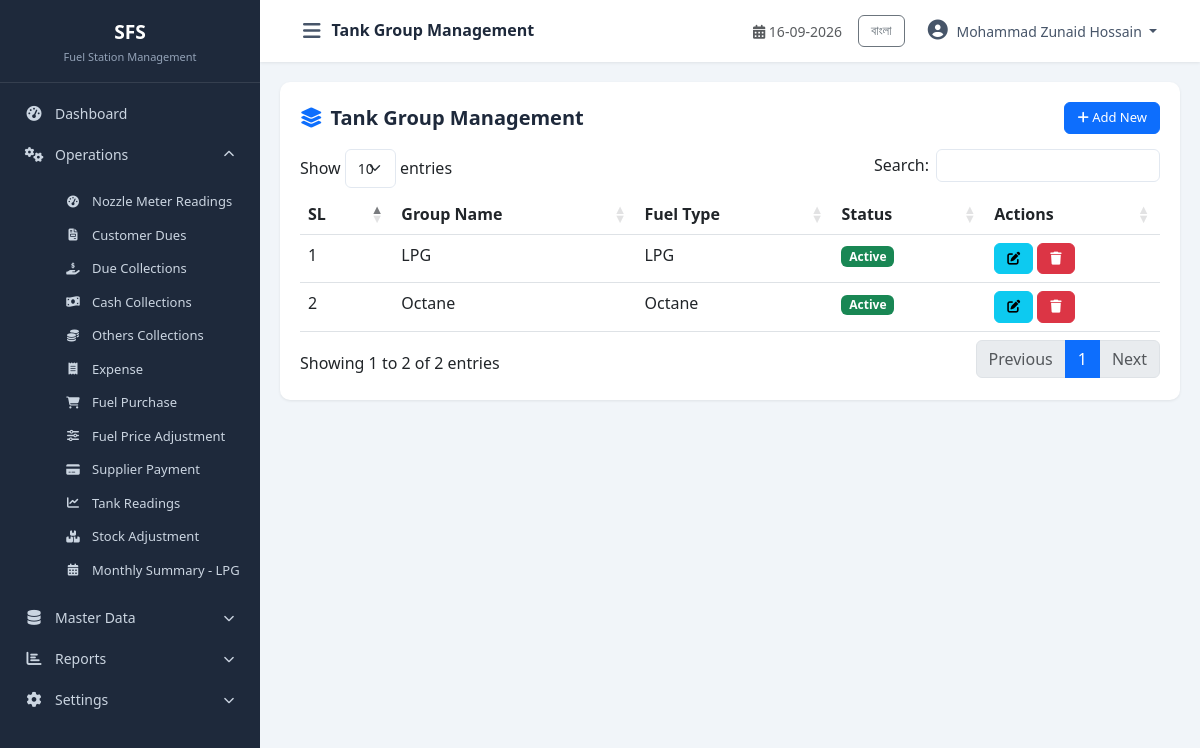
Screenshot of /modules/master_data/tank_group.php (signed in) with the database file from the repository.
### tables this page shows
CREATE TABLE `cfg_companyprofile` (
  `CompanyID` int(11) NOT NULL,
  `CompanyCode` varchar(20) NOT NULL,
  `CompanyName` varchar(200) NOT NULL,
  `CompanyNameBN` varchar(200) DEFAULT NULL,
  `ShortName` varchar(50) DEFAULT NULL,
  `ProprietorName` varchar(150) DEFAULT NULL,
  `ContactPerson` varchar(150) DEFAULT NULL,
  `MobileNo` varchar(20) DEFAULT NULL,
  `PhoneNo` varchar(20) DEFAULT NULL,
  `Email` varchar(100) DEFAULT NULL,
  `Website` varchar(150) DEFAULT NULL,
  `BusinessType` varchar(100) DEFAULT NULL,
  `Address` varchar(500) DEFAULT NULL,
  `City` varchar(100) DEFAULT NULL,
  `District` varchar(100) DEFAULT NULL,
  `PostalCode` varchar(20) DEFAULT NULL,
  `Country` varchar(100) DEFAULT NULL,
  `Logo` varchar(255) DEFAULT NULL,
  `Favicon` varchar(255) DEFAULT NULL,
  `CurrencyCode` varchar(10) DEFAULT 'BDT',
  `CurrencySymbol` varchar(10) DEFAULT '৳',
  `TimeZone` varchar(100) DEFAULT 'Asia/Dhaka',
  `DateFormat` varchar(20) DEFAULT 'dd-MM-yyyy',
  `TimeFormat` varchar(20) DEFAULT '24 Hour',
  `FinancialYearStart` date DEFAULT NULL,
  `FinancialYearEnd` date DEFAULT NULL,
  `DefaultShiftID` int(11) DEFAULT NULL,
  `DefaultLanguage` varchar(20) DEFAULT 'English',
  `AllowNegativeStock` bit(1) DEFAULT b'0',
  `AutoBackup` bit(1) DEFAULT b'1',
  `BackupPath` varchar(500) DEFAULT NULL,
  `CreatedBy` int(11) DEFAULT NULL,
  `CreatedAt` datetime DEFAULT current_timestamp(),
  `UpdatedBy` int(11) DEFAULT NULL,
  `UpdatedAt` datetime DEFAULT NULL,
  `IsActive` bit(1) DEFAULT b'1',
  `IsDeleted` bit(1) DEFAULT b'0'
);

CREATE TABLE `mst_tankgroup` (
  `TankGroupID` int(11) NOT NULL,
  `TankGroupName` varchar(100) NOT NULL,
  `FuelTypeID` int(11) NOT NULL COMMENT 'Logical FK -> mst_FuelType.FuelTypeID',
  `CreatedBy` int(11) DEFAULT NULL,
  `CreatedAt` datetime NOT NULL DEFAULT current_timestamp(),
  `UpdatedBy` int(11) DEFAULT NULL,
  `UpdatedAt` datetime NOT NULL DEFAULT current_timestamp() ON UPDATE current_timestamp(),
  `IsActive` tinyint(1) NOT NULL DEFAULT 1,
  `IsDeleted` tinyint(1) NOT NULL DEFAULT 0
);

CREATE TABLE `mst_fueltype` (
  `FuelTypeID` int(11) NOT NULL,
  `FuelName` varchar(100) NOT NULL,
  `FuelCode` varchar(20) DEFAULT NULL,
  `UnitOfMeasure` varchar(20) NOT NULL DEFAULT 'Litre',
  `SellingRate` decimal(14,2) NOT NULL DEFAULT 0.00,
  `PurchaseRate` decimal(14,2) NOT NULL DEFAULT 0.00,
  `CommissionRate` decimal(14,4) NOT NULL DEFAULT 0.0000,
  `TaxPercent` decimal(6,3) NOT NULL DEFAULT 0.000,
  `Density` decimal(6,4) DEFAULT NULL,
  `ColorCode` varchar(20) DEFAULT NULL,
  `Remarks` varchar(255) DEFAULT NULL,
  `CreatedBy` int(11) DEFAULT NULL,
  `CreatedAt` datetime NOT NULL DEFAULT current_timestamp(),
  `UpdatedBy` int(11) DEFAULT NULL,
  `UpdatedAt` datetime NOT NULL DEFAULT current_timestamp() ON UPDATE current_timestamp(),
  `IsActive` tinyint(1) NOT NULL DEFAULT 1,
  `IsDeleted` tinyint(1) NOT NULL DEFAULT 0
);

### includes/Query.php (called while the page is built, shortened)
<?php
class Query
{
    private $pdo;
    private static $instance = null;
    public function __construct($host = DB_HOST, $dbname = DB_NAME, $username = DB_USER, $password = DB_PASS, $charset = 'utf8mb4')
    {
        $port = defined('DB_PORT') ? DB_PORT : '3306';
        $dsn = "mysql:host={$host};port={$port};dbname={$dbname};charset={$charset}";
        $options = [
            PDO::ATTR_ERRMODE            => PDO::ERRMODE_EXCEPTION,
            PDO::ATTR_DEFAULT_FETCH_MODE => PDO::FETCH_OBJ,
            PDO::ATTR_EMULATE_PREPARES   => true,
            PDO::MYSQL_ATTR_INIT_COMMAND => "SET NAMES utf8mb4 COLLATE utf8mb4_unicode_ci",
        ];
        try {
            $this->pdo = new PDO($dsn, $username, $password, $options);
        } catch (PDOException $e) {
            die("Database Connection Failed: " . $e->getMessage() . "<br><small>Tip: Ensure MySQL service is running in XAMPP Control Panel and port/credentials in config/database.php match.</small>");
        }
    }
    public static function getInstance()
    {
        if (self::$instance === null) {
            self::$instance = new self();
        }
        return self::$instance;
    }
    public function index($sql, $params = [])
    {
        try {
            $this->stmt = $this->pdo->prepare($sql);
            $this->stmt->execute($params);
            return $this->stmt->fetchAll(PDO::FETCH_OBJ);
        } catch (PDOException $e) {
            die("Query Error: " . $e->getMessage() . "<br>SQL: " . $sql);
        }
    }
}

### config/database.php (called while the page is built, shortened)
<?php
require_once __DIR__ . '/../includes/Query.php';
$objQuery = Query::getInstance();

### includes/functions.php (called while the page is built, shortened)
<?php
function db()
{
    global $objQuery;
    return $objQuery;
}
function getCompanyInfo($key = null)
{
    $sql = "SELECT * FROM cfg_companyprofile WHERE CompanyID = 1 AND IsActive = 1 AND IsDeleted = 0";
    $data = db()->index($sql);
    if (!empty($data)) {
        $company = $data[0];
        return $company;
    }
    return null;
}
function getUserName()
{
    return $_SESSION['user_name'] ?? null;
}
function currentLang()
{
    return $_SESSION['lang'] ?? 'en';
}
function t($key)
{
    $lang = currentLang();
    return $translations[$lang][$key] ?? $key;
}

### modules/master_data/tank_group.php (the view, shortened to what this page needs)
<?php
$pageTitle = 'Tank Group Management';
require_once __DIR__ . '/../../includes/header.php';
require_once __DIR__ . '/../../includes/sidebar.php';
$sql = "SELECT tg.*, ft.FuelName FROM mst_tankgroup tg LEFT JOIN mst_fueltype ft ON tg.FuelTypeID=ft.FuelTypeID WHERE tg.IsDeleted=0 ORDER BY tg.TankGroupID ASC";
$data = $objQuery->index($sql);
?>
<div class="table-container">
    <div class="table-header">
        <h5><i class="fas fa-layer-group text-primary me-2"></i><?php echo t('Tank Group Management'); ?></h5>
        <button class="btn btn-primary btn-sm" data-bs-toggle="modal" data-bs-target="#addModal"><i class="fas fa-plus"></i> Add New</button>
    </div>
    <table class="table table-hover datatable">
        <thead><tr><th>SL</th><th>Group Name</th><th>Fuel Type</th><th>Status</th><th>Actions</th></tr></thead>
        <tbody>
            <?php $sl=1; foreach($data as $row): ?>
            <tr>
                <td><?php echo $sl++; ?></td>
                <td><?php echo htmlspecialchars($row->TankGroupName); ?></td>
                <td><?php echo htmlspecialchars($row->FuelName ?? 'N/A'); ?></td>
                <td><span class="badge bg-<?php echo $row->IsActive?'success':'danger'; ?>"><?php echo $row->IsActive?'Active':'Inactive'; ?></span></td>
                <td>
                    <button class="btn btn-sm btn-info edit-btn" data-id="<?php echo $row->TankGroupID; ?>" data-name="<?php echo htmlspecialchars($row->TankGroupName); ?>" data-fuel="<?php echo $row->FuelTypeID; ?>" data-status="<?php echo $row->IsActive; ?>"><i class="fas fa-edit"></i></button>
                    <button class="btn btn-sm btn-danger delete-btn" data-id="<?php echo $row->TankGroupID; ?>"><i class="fas fa-trash"></i></button>
                </td>
            </tr>
            <?php endforeach; ?>
        </tbody>
    </table>
</div>
<?php require_once __DIR__ . '/../../includes/footer.php'; ?>

### includes/sidebar.php (shortened to what this page needs)
<?php
$currentPage = basename($_SERVER['PHP_SELF']);
$langToggle = currentLang() === 'bn' ? 'en' : 'bn';
$langLabel = currentLang() === 'bn' ? 'English' : 'বাংলা';
?>
<nav id="sidebar" class="sidebar">
    <div class="sidebar-header">
        <h5 class="mb-0"><?php echo $shortName ?? 'FDP'; ?></h5>
        <small class="text-muted"><?php echo t('Fuel Station Management'); ?></small>
    </div>
    <ul class="nav flex-column">
        <li class="nav-item">
            <a class="nav-link <?php echo ($currentPage == 'dashboard.php' || $currentPage == 'index.php') ? 'active' : ''; ?>" href="<?php echo BASE_URL; ?>dashboard.php">
                <i class="fas fa-tachometer-alt"></i> <span><?php echo t('Dashboard'); ?></span>
            </a>
        </li>
        <li class="nav-item">
            <a class="nav-link" data-bs-toggle="collapse" href="#operationsMenu" role="button" aria-expanded="true">
                <i class="fas fa-cogs"></i> <span><?php echo t('Operations'); ?></span>
                <i class="fas fa-chevron-down ms-auto"></i>
            </a>
            <div class="collapse show" id="operationsMenu">
                <ul class="nav flex-column ms-3">
                    <li class="nav-item"><a class="nav-link small" href="<?php echo BASE_URL; ?>modules/operations/nozzle_reading.php"><i class="fas fa-tachometer-alt"></i> <?php echo t('Nozzle Meter Readings'); ?></a></li>
                    <li class="nav-item"><a class="nav-link small" href="<?php echo BASE_URL; ?>modules/operations/customer_due.php"><i class="fas fa-file-invoice"></i> <?php echo t('Customer Dues'); ?></a></li>
                    <li class="nav-item"><a class="nav-link small" href="<?php echo BASE_URL; ?>modules/operations/due_collection.php"><i class="fas fa-hand-holding-usd"></i> <?php echo t('Due Collections'); ?></a></li>
                    <li class="nav-item"><a class="nav-link small" href="<?php echo BASE_URL; ?>modules/operations/cash_collection.php"><i class="fas fa-money-bill-wave"></i> <?php echo t('Cash Collections'); ?></a></li>
                    <li class="nav-item"><a class="nav-link small" href="<?php echo BASE_URL; ?>modules/operations/others_collection.php"><i class="fas fa-coins"></i> <?php echo t('Others Collections'); ?></a></li>
                    <li class="nav-item"><a class="nav-link small" href="<?php echo BASE_URL; ?>modules/operations/expense.php"><i class="fas fa-receipt"></i> <?php echo t('Expense'); ?></a></li>
                    <li class="nav-item"><a class="nav-link small" href="<?php echo BASE_URL; ?>modules/operations/fuel_purchase.php"><i class="fas fa-shopping-cart"></i> <?php echo t('Fuel Purchase'); ?></a></li>
                    <li class="nav-item"><a class="nav-link small" href="<?php echo BASE_URL; ?>modules/operations/fuel_price_adjustment.php"><i class="fas fa-sliders-h"></i> <?php echo t('Fuel Price Adjustment'); ?></a></li>
                    <li class="nav-item"><a class="nav-link small" href="<?php echo BASE_URL; ?>modules/operations/supplier_payment.php"><i class="fas fa-credit-card"></i> <?php echo t('Supplier Payment'); ?></a></li>
                    <li class="nav-item"><a class="nav-link small" href="<?php echo BASE_URL; ?>modules/operations/tank_reading.php"><i class="fas fa-chart-line"></i> <?php echo t('Tank Readings'); ?></a></li>
                    <li class="nav-item"><a class="nav-link small" href="<?php echo BASE_URL; ?>modules/operations/stock_adjustment.php"><i class="fas fa-boxes"></i> <?php echo t('Stock Adjustment'); ?></a></li>
                    <li class="nav-item"><a class="nav-link small" href="<?php echo BASE_URL; ?>modules/operations/monthly_summary.php"><i class="fas fa-calendar-alt"></i> <?php echo t('Monthly Summary - LPG'); ?></a></li>
                </ul>
            </div>
        </li>
        <li class="nav-item">
          <a class="nav-link collapsed" data-bs-toggle="collapse" href="#masterDataMenu" role="button" aria-expanded="false">
                <i class="fas fa-database"></i> <span><?php echo t('Master Data'); ?></span>
                <i class="fas fa-chevron-down ms-auto"></i>
            </a>
        </li>
        <?php $isReportPage = in_array($currentPage, ['daily_statement.php', 'profit_loss.php', 'date_to_date_statement.php', 'monthly_collection_expense_summary.php', 'monthly_expense_item_wise.php', 'stock_summary.php']); ?>
        <li class="nav-item">
            <a class="nav-link <?php echo $isReportPage ? '' : 'collapsed'; ?>" data-bs-toggle="collapse" href="#reportsMenu" role="button" aria-expanded="<?php echo $isReportPage ? 'true' : 'false'; ?>">
                <i class="fas fa-chart-bar"></i> <span><?php echo t('Reports'); ?></span>
                <i class="fas fa-chevron-down ms-auto"></i>
            </a>
        </li>
        <li class="nav-item">
            <a class="nav-link <?php echo in_array($currentPage, ['final_submit_setting.php', 'system_setting.php']) ? '' : 'collapsed'; ?>" data-bs-toggle="collapse" href="#settingsMenu" role="button" aria-expanded="<?php echo in_array($currentPage, ['final_submit_setting.php', 'system_setting.php']) ? 'true' : 'false'; ?>">
                <i class="fas fa-cog"></i> <span><?php echo t('Settings'); ?></span>
                <i class="fas fa-chevron-down ms-auto"></i>
            </a>
        </li>
    </ul>
</nav>
<div id="content-wrapper">
    <nav class="navbar navbar-expand-lg top-navbar">
        <div class="container-fluid">
            <button type="button" id="sidebarCollapse" class="btn btn-link">
                <i class="fas fa-bars"></i>
            </button>
            <span class="navbar-brand mb-0 h1"><?php echo t($pageTitle ?? 'Dashboard'); ?></span>
            <div class="ms-auto d-flex align-items-center">
                <span class="me-3 text-muted small">
                    <i class="fas fa-calendar-alt"></i> <?php echo date('d-m-Y'); ?>
                </span>
                <div class="dropdown">
                    <a class="btn btn-sm btn-outline-secondary me-2" href="?lang=<?php echo $langToggle; ?>"><?php echo $langLabel; ?></a>
                    <button class="btn btn-link dropdown-toggle" type="button" data-bs-toggle="dropdown">
                        <i class="fas fa-user-circle"></i> <?php echo getUserName() ?? 'User'; ?>
                    </button>
                </div>
            </div>
        </div>
    </nav>
    <div id="main-content" class="container-fluid">

### assets/css/style.css (style rules this page uses)
:root { --sidebar-width: 260px; --sidebar-bg: #1e293b; --sidebar-hover: #334155; --sidebar-active: #0d6efd; --header-bg: #ffffff; --primary-dark: #0b5ed7; --success-dark: #157347; --border-color: #e2e8f0; --card-shadow: 0 1px 3px rgba(0,0,0,0.08); }
* { margin: 0; padding: 0; box-sizing: border-box; }
body { font-family: 'Segoe UI', Tahoma, Geneva, Verdana, sans-serif; background: #f1f5f9; overflow-x: hidden; }
.sidebar { width: var(--sidebar-width); min-width: var(--sidebar-width); background: var(--sidebar-bg); color: #cbd5e1; transition: all 0.3s; position: fixed; top: 0; left: 0; height: 100vh; z-index: 1000; overflow-y: auto; }
.sidebar .sidebar-header { padding: 20px 20px 15px; border-bottom: 1px solid rgba(255,255,255,0.1); text-align: center; }
.sidebar .sidebar-header h5 { color: #fff; font-weight: 700; font-size: 1.2rem; }
.sidebar .sidebar-header small { color: #94a3b8 !important; font-size: 11px; }
.sidebar .nav { padding: 10px 0; }
.sidebar .nav-link { color: #cbd5e1; padding: 10px 20px; font-size: 14px; border-left: 3px solid transparent; transition: all 0.2s; display: flex; align-items: center; }
.sidebar .nav-link i { width: 22px; font-size: 15px; margin-right: 10px; text-align: center; }
.sidebar .nav-link .fa-chevron-down { font-size: 11px; margin-right: 0; transition: transform 0.3s; }
.sidebar .nav-link[aria-expanded="true"] .fa-chevron-down { transform: rotate(180deg); }
.sidebar .collapse .nav-link { padding: 7px 20px 7px 45px; font-size: 13px; }
.sidebar .collapse .nav-link i { font-size: 12px; width: 18px; }
#content-wrapper { width: calc(100% - var(--sidebar-width)); margin-left: var(--sidebar-width); transition: all 0.3s; min-height: 100vh; }
.top-navbar { background: var(--header-bg); box-shadow: 0 1px 3px rgba(0,0,0,0.08); padding: 10px 20px; position: sticky; top: 0; z-index: 999; }
.top-navbar .btn-link { color: #475569; text-decoration: none; font-size: 20px; padding: 5px 10px; }
.top-navbar .navbar-brand { font-size: 16px; font-weight: 600; color: #1e293b; }
.top-navbar .dropdown-toggle { color: #475569; text-decoration: none; font-size: 14px; }
.top-navbar .fa-user-circle { font-size: 20px; margin-right: 5px; }
#main-content { padding: 20px; min-height: calc(100vh - 60px); }
.btn { border-radius: 6px; font-size: 14px; padding: 8px 16px; }
.btn-sm { padding: 5px 12px; font-size: 13px; }
.table-container { background: #fff; border-radius: 10px; padding: 20px; box-shadow: var(--card-shadow); }
.table-container .table-header { display: flex; justify-content: space-between; align-items: center; margin-bottom: 15px; }
.table-container .table-header h5 { font-weight: 600; color: #1e293b; margin: 0; }

### rows the page displays
cfg_companyprofile: ShortName "SFS"
mst_tankgroup: TankGroupName "LPG", FuelTypeID.FuelName "LPG", IsActive "Active"
mst_tankgroup: TankGroupName "Octane", FuelTypeID.FuelName "Octane", IsActive "Active"

### other values shown
t('Fuel Station Management') "Fuel Station Management"
t('Dashboard') "Dashboard"
t('Operations') "Operations"
t('Nozzle Meter Readings') "Nozzle Meter Readings"
t('Customer Dues') "Customer Dues"
t('Due Collections') "Due Collections"
t('Cash Collections') "Cash Collections"
t('Others Collections') "Others Collections"
t('Expense') "Expense"
t('Fuel Purchase') "Fuel Purchase"
t('Fuel Price Adjustment') "Fuel Price Adjustment"
t('Supplier Payment') "Supplier Payment"
t('Tank Readings') "Tank Readings"
t('Stock Adjustment') "Stock Adjustment"
t('Monthly Summary - LPG') "Monthly Summary - LPG"
